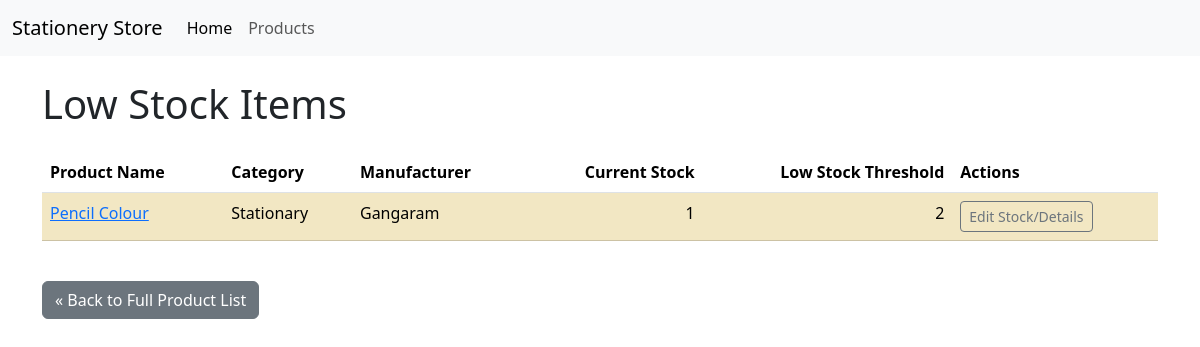
Page /inventory/low-stock/ on the committed database.
### inventory/models.py (models this page shows, shortened)
class Product(models.Model):
    category = models.ForeignKey(Category, related_name='products', on_delete=models.SET_NULL, null=True, blank=True)
    name = models.CharField(max_length=200)
    description = models.TextField(blank=True, null=True)
    selling_price = models.DecimalField(max_digits=10, decimal_places=2)
    cost_price = models.DecimalField(max_digits=10, decimal_places=2, null=True, blank=True)
    manufacturer = models.CharField(max_length=100, blank=True, null=True)
    stock_quantity = models.IntegerField(default=0)
    low_stock_threshold = models.PositiveIntegerField(default=5, help_text="Notify when stock reaches this level or lower.") # <-- ADD THIS LINE
    created_at = models.DateTimeField(auto_now_add=True)
    updated_at = models.DateTimeField(auto_now=True)

class Category(models.Model):
    name = models.CharField(max_length=100, unique=True) # Category name must be unique
    slug = models.SlugField(max_length=110, unique=True, blank=True) # URL-friendly version of name (auto-populated later)
    class Meta:
        ordering = ('name',) # Default order categories alphabetically by name
        verbose_name = 'category' # How it appears in admin (singular)
        verbose_name_plural = 'categories' # How it appears in admin (plural)

### inventory/views.py (the view)
# urls.py: path('low-stock/', views.low_stock_list_view, name='low_stock_list'), # <-- ADD THIS LINE
def low_stock_list_view(request):
    low_stock_products = Product.objects.filter(
        stock_quantity__lte=F('low_stock_threshold') # stock_quantity <= low_stock_threshold
    ).order_by('stock_quantity') # Order by quantity, lowest first
    context = {
        'low_stock_products': low_stock_products,
    }
    return render(request, 'inventory/low_stock_list.html', context)

### inventory/templates/inventory/low_stock_list.html (shortened to what this page needs)
{% extends "base.html" %}
{% block content %}
  <h1 class="mb-4">Low Stock Items</h1>
  {% if low_stock_products %}
    <div class="table-responsive">
      <table class="table table-striped table-hover">
        <thead>
          <tr>
            <th scope="col">Product Name</th>
            <th scope="col">Category</th>
            <th scope="col">Manufacturer</th>
            <th scope="col" class="text-end">Current Stock</th>
            <th scope="col" class="text-end">Low Stock Threshold</th>
            <th scope="col">Actions</th>
          </tr>
        </thead>
        <tbody>
          {% for product in low_stock_products %}
            <tr class="{% if product.stock_quantity <= 0 %}table-danger{% elif product.stock_quantity <= product.low_stock_threshold %}table-warning{% endif %}">
              <td>
                <a href="{% url 'inventory:product_detail' pk=product.pk %}">{{ product.name }}</a>
              </td>
              <td>{{ product.category.name|default:"N/A" }}</td>
              <td>{{ product.manufacturer|default:"N/A" }}</td>
              <td class="text-end">{{ product.stock_quantity }}</td>
              <td class="text-end">{{ product.low_stock_threshold }}</td>
              <td>
                <a href="{% url 'inventory:product_edit' pk=product.pk %}" class="btn btn-sm btn-outline-secondary">
                  Edit Stock/Details
                </a>
              </td>
            </tr>
          {% endfor %}
        </tbody>
      </table>
    </div>
  {% else %}
    <div class="alert alert-success" role="alert">
      No products are currently below their low stock threshold. Well done!
    </div>
  {% endif %}
  <div class="mt-4">
       <a href="{% url 'inventory:product_list' %}" class="btn btn-secondary"> « Back to Full Product List</a>
  </div>
{% endblock %}

### rows in the picture
Product: name "Pencil Colour", category.name "Stationary", manufacturer "Gangaram", stock_quantity "1", low_stock_threshold "2"
